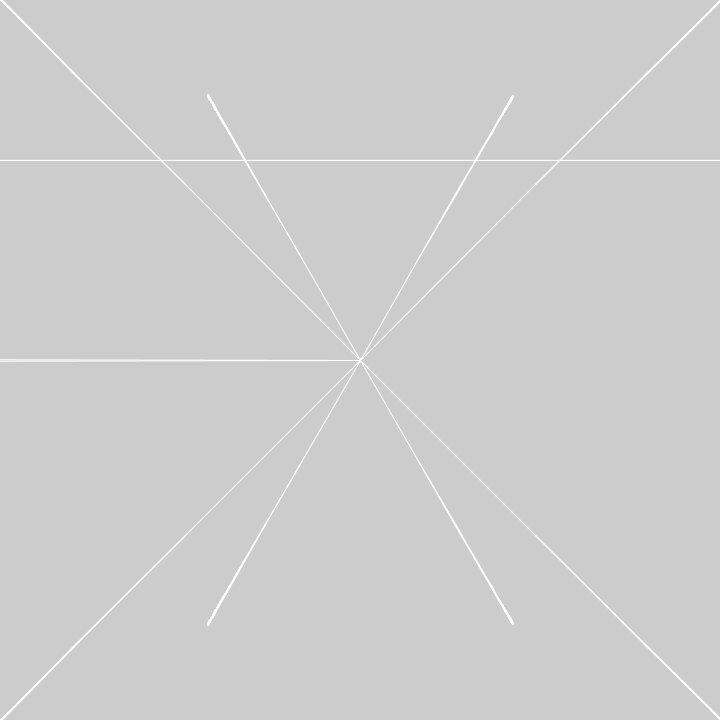
Frame 1 (no input)
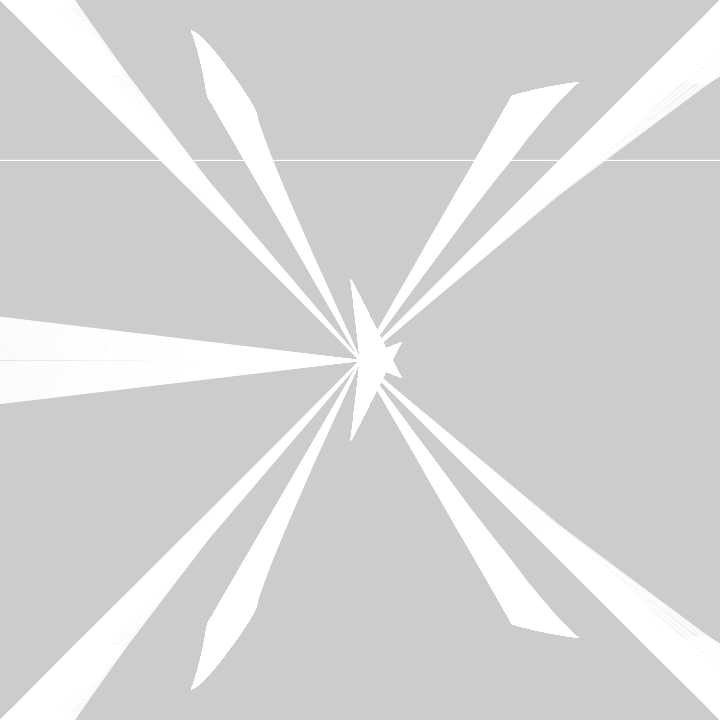
Frame 60 (the mouse pressed at the canvas centre just before this capture)
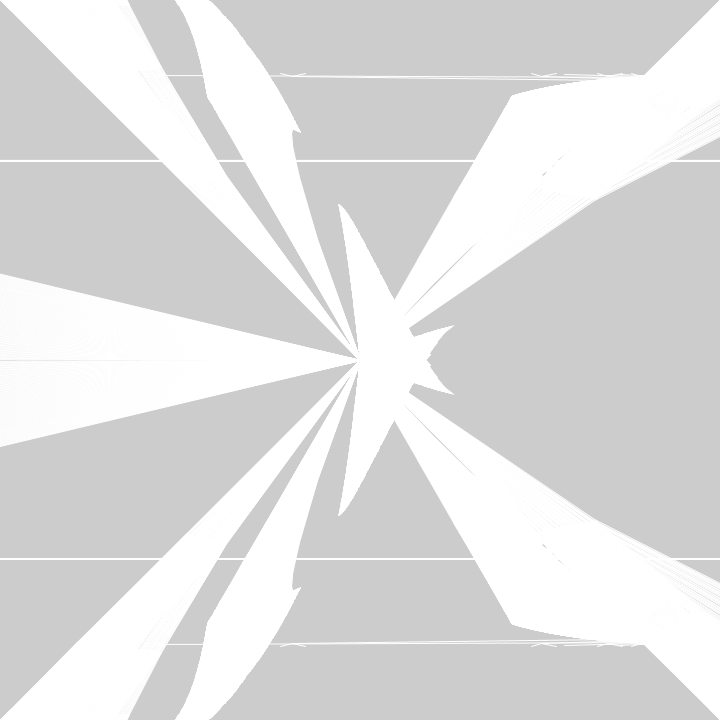
Frame 120 (the mouse held since frame 60 and released just before this capture)

The Processing sketch that drew these frames (run headless with seeded random() and noise(); from frame 60 on, the mouse is pressed at the canvas centre):

// Processing sketch: bit2atom_20210217b_iterativeTree7
// ── bit2atom_20210217b_iterativeTree7.pde
float t, r;
void setup() {
  size(720, 720);
  stroke(-1);
}
void draw() {
  clear();
  t+=.001;
  for (r=0; r<6; r+=PI/6)
    f(360, 360, r, 200);
}
void f(float x, float y, float r, float d) {
  if (d>2) {
    line(x, y, x+=tan(r+t)/2*d, y+=sin(r-t)*d);
    f(x, y, r+t, d/1.6);
    f(x, y, r-t, d/1.6);
  }
}
